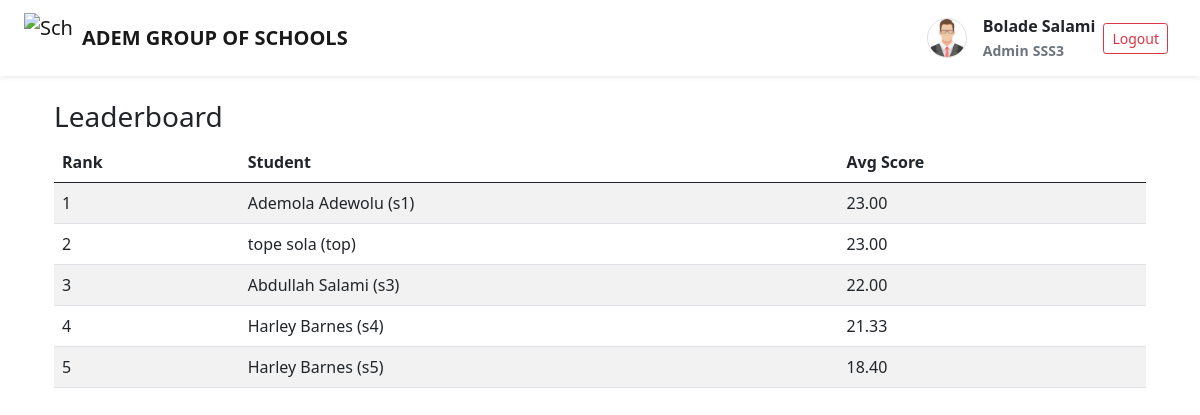
Before: /exams/leaderboard/ (signed in) with the older database file.
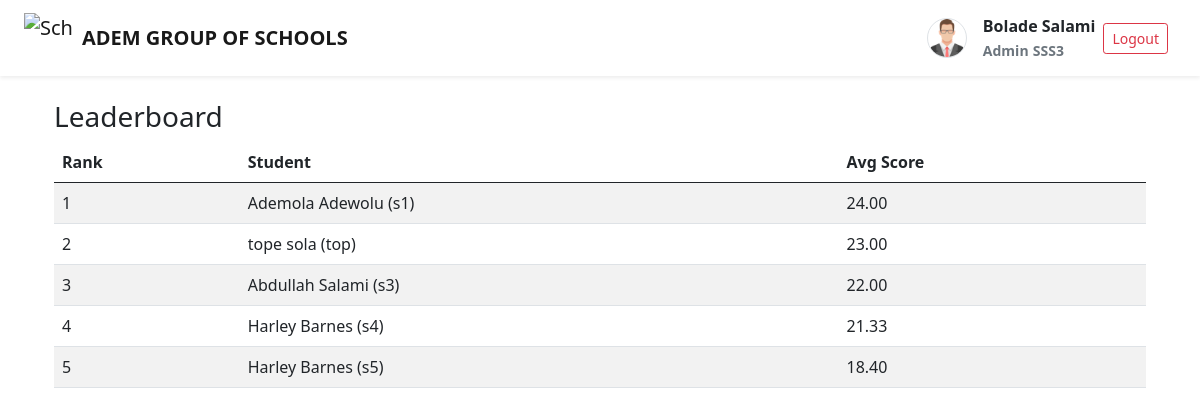
After: the same page with the newer database file.
### users/models.py (models this page shows, shortened)
class User(AbstractUser):
    ROLE_CHOICES = [
        ('superadmin', 'Super Admin'),
        ('admin', 'Admin'),
        ('teacher', 'Teacher'),
        ('student', 'Student'),
    ]
    GENDER = (
        ('female', 'Female'),
        ('male', 'Male')
        )
    role = models.CharField(max_length=20, choices=ROLE_CHOICES)
    other_name = models.CharField(max_length=100, blank=True, null=True)
    date_joined = models.DateTimeField(auto_now=True)
    gender = models.CharField(max_length=10, choices=GENDER, null=True, blank=True)
    age = models.PositiveIntegerField(default=8)
    date_of_birth = models.CharField(max_length=20, blank=True, null=True)
    student_class = models.ForeignKey(Class, on_delete=models.CASCADE, null=True, to_field='name', related_name='student_class')
    address = models.TextField(blank=True, null=True)
    phone_number = models.CharField(max_length=15, blank=True, null=True)
    approved = models.BooleanField(default=False)  # SuperAdmin must approve Admins
    profile_picture = models.ImageField(upload_to='profiles/', default='profiles/default_profile.png', null=True, blank=True)
    qualification = models.CharField(max_length=200, blank=True, null=True)
    subject_assigned = models.ForeignKey(Subject, on_delete=models.CASCADE, null=True, blank=True)
    years_of_experience = models.PositiveIntegerField(blank=True, null=True)
    next_of_kin = models.CharField(max_length=150, blank=True, null=True)
    next_of_kin_phone = models.CharField(max_length=15, blank=True, null=True)

### exams/views.py (the view)
# urls.py: path("leaderboard/", views.leaderboard, name="leaderboard"),
@login_required
def leaderboard(request):
    qs = StudentQuizAttempt.objects.filter(is_submitted=True).values("student").annotate(
        avg_score=Avg("score"), attempts=Sum("score")
    ).order_by("-avg_score")[:50]
    leaderboard_list = []
    for item in qs:
        user_id = item["student"]
        try:
            user = User.objects.get(id=user_id)
            leaderboard_list.append({"student": user, "avg_score": item["avg_score"] or 0})
        except User.DoesNotExist:
            continue
    return render(request, "exams/leaderboard.html", {"leaderboard": leaderboard_list})

### exams/models.py (called while the page is built)
    def __str__(self):
        return self.name

### templates/exams/leaderboard.html
{% extends "base.html" %}
{% block content %}
<div class="container mt-4">
  <h3>Leaderboard</h3>
  <table class="table table-striped">
    <thead><tr><th>Rank</th><th>Student</th><th>Avg Score</th></tr></thead>
    <tbody>
      {% for item in leaderboard %}
      <tr>
        <td>{{ forloop.counter }}</td>
        <td>{{ item.student.get_full_name }} ({{ item.student.username }})</td>
        <td>{{ item.avg_score|floatformat:2 }}</td>
      </tr>
      {% empty %}
      <tr><td colspan="3">No data yet</td></tr>
      {% endfor %}
    </tbody>
  </table>
</div>
{% endblock %}

Changed rows visible on the page:
changed User "Ademola Adewolu": avg_score "23.00" → "24.00"
